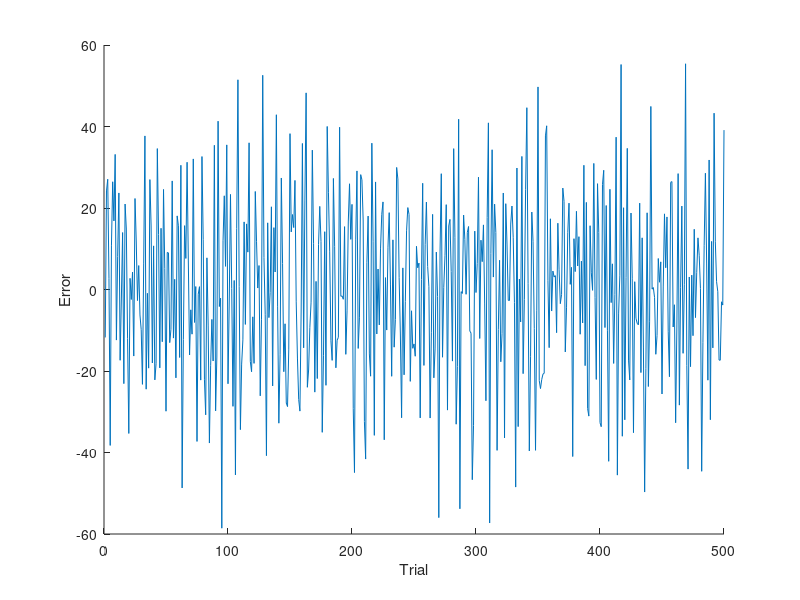
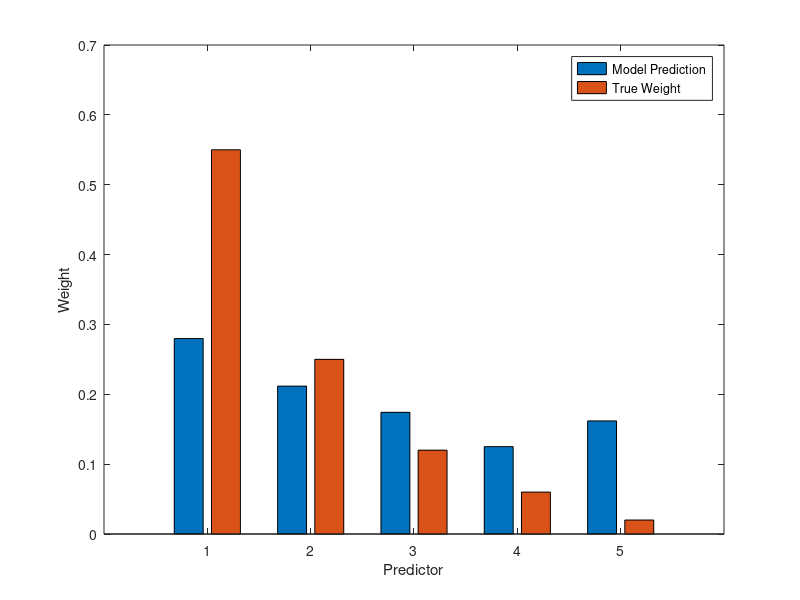

Write MATLAB code to recreate these figures, in order.
clear

%% Simulate exemplar
% In this simulation, we assume that agents make predictions by sampling
% the most similar instance they previously experienced, based on the
% euclidean distance between Xs

%% generative parameters ==================================================
% number of dimensions
D = 5;

% regression coefficients
beta = [.55; .25; .12; .06; .02];

% generative function for sampling stimuli 
% note stimulus values are between 0 and 100
gX = @() (rand(D,1))*100;

% noise function
nZ = @() 0 * randn(1);

% number of trials back people can remember
trial_mem = 1;


%% simulate ===============================================================
% initialize learning algorithm
theta = rand(D,1);

T = 500;

 for t = 1:T
     
    % sample X for this trial
    X = gX();
    
    %compute prediction
    if t > 1 && t < 5
        dist = sqrt(sum((x_store - X).^2));
        Rhat = correct_response_store(dist == min(dist));
    elseif t > 5
       dist = sqrt(sum((x_store - X).^2));
       Rhat = correct_response_store(dist == min(dist(t-1-trial_mem:t-1))); 
    else
        Rhat = 50 + 10*randn(1);
    end
    
    %store Rhats
    Rhat_store(:,t) = Rhat;
    
    %store X's
    x_store(:,t) = X;
    
    %add correct response to store
    correct_response = beta' * X + nZ();
    correct_response_store(t) = correct_response;
    
    %store error
    error = Rhat - correct_response;
    error_store(t) = error;
    
 end

 %% Plot errors over time
figure(1); clf;  hold on;
plot(error_store')
xlabel('Trial')
ylabel('Error')

%% Plot regression weights
thetas = regress(Rhat_store', x_store');

figure
bar([thetas(1) beta(1); thetas(2) beta(2); thetas(3) beta(3); thetas(4) beta(4); thetas(5) beta(5)]);
xlabel('Predictor')
ylabel('Weight')
legend('Model Prediction', 'True Weight')



